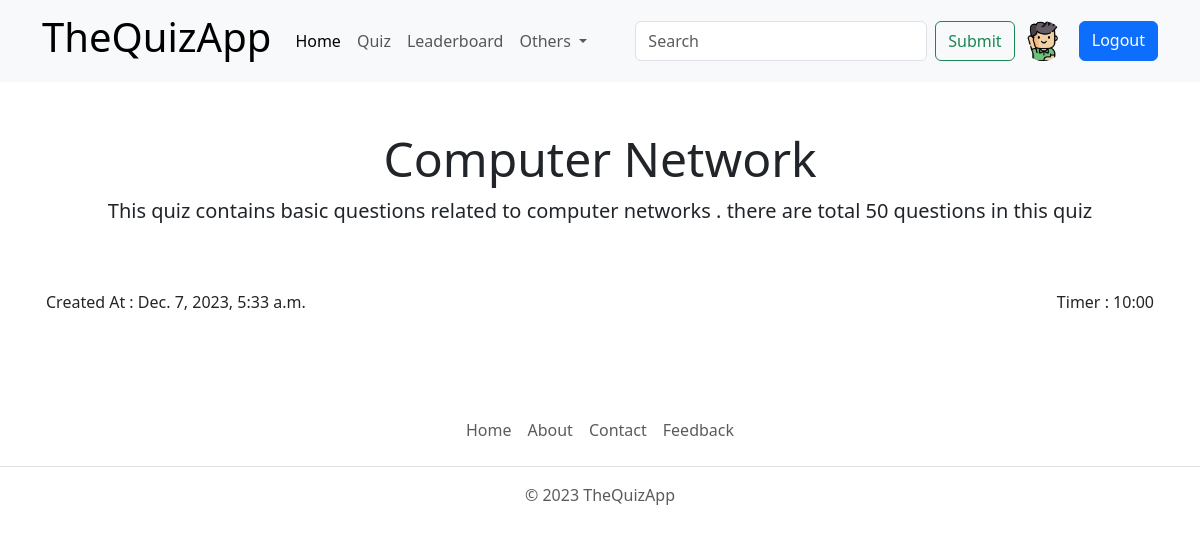
The app's page /quiz/2/ (signed in) with its own data.
### account/models.py (models this page shows)
class SignUpModel(User):
    bio = models.TextField(max_length=250,blank=True , null=True)
    profile_img = models.ImageField(upload_to='account/images', default='static/images/userprofile.png' ,blank=True , null=True)
    college_name = models.CharField(max_length=100)
    gender = models.CharField(max_length=6 , blank=True , null=True)

### quiz/models.py (models this page shows, shortened)
class Quiz(models.Model):
    title = models.CharField(max_length=255)
    description = models.TextField()
    category = models.ForeignKey(Category,on_delete=models.CASCADE)
    quiz_file =  models.FileField(upload_to='quiz/' , null=True , blank=True)
    created_at = models.DateTimeField(auto_now_add=True)  # this will add the date time of the quiz automatically whenever a new quiz is created
    updated_at = models.DateTimeField(auto_now = True) # this will add the date time of the quiz when the quiz is updated
    class Meta:
        verbose_name_plural = 'Quizzes'

### quiz/views.py (the view)
# urls.py: path('quiz/<int:quiz_id>/',views.quiz , name="quiz"),
def quiz(request , quiz_id):
    if request.user.is_authenticated:
        profile = SignUpModel.objects.get(username=request.user)
        quiz = Quiz.objects.filter(id=quiz_id).first()
        print(quiz)
        return render(request , 'quiz.html' , {"quiz":quiz , "profile":profile} )
    else:
        return HttpResponseRedirect('/signin/')

### templates/quiz.html (shortened to what this page needs)
{% extends "baseTemplates/index.html" %}
{% load static %}
{% block content %}
        <div class="container my-5">
            <h1 class="display-5 text-center">{{quiz.title}}</h1>
            <p class="text-center fs-5">{{quiz.description}}</p>
        </div>
        <div class="container p-3">
            <div class="row" >
                <div class="col-8"><p >Created At : {{quiz.created_at}}</p></div>
                <div class="col-4"><p class="text-end">Timer : 10:00</p></div>
            </div>
        </div>
        {% endblock content %}

### templates/baseTemplates/navbar.html (shortened to what this page needs)
    {% load static %}
    <nav class="navbar navbar-expand-lg bg-body-tertiary">
        <div class="container">
          <a class="navbar-brand" href="{% url "home" %}"><h1>TheQuizApp</h1></a>
          <div class="collapse navbar-collapse" id="navbarSupportedContent">
            <ul class="navbar-nav me-auto mb-2 mb-lg-0">
              <li class="nav-item">
                <a class="nav-link active" aria-current="page" href="{% url 'home' %}">Home</a>
              </li>
              <li class="nav-item">
                <a class="nav-link" href="{% url 'allquiz' %}">Quiz</a>
              </li>
              <li class="nav-item">
                <a class="nav-link" href="{% url 'leaderboard' %}">Leaderboard</a>
              </li>
              <li class="nav-item dropdown">
                <a class="nav-link dropdown-toggle" href="#" role="button" data-bs-toggle="dropdown" aria-expanded="false">
                  Others
                </a>
              </li>
            </ul>
            <form class="d-flex" role="search" method="GET" action="{% url 'search' " " %}">
              <input class="form-control me-2" name="q" type="search" placeholder="Search" aria-label="Search">
              <input class="btn btn-outline-success" type="submit">
              {% if request.user.is_authenticated %}
                <a href="{% url "profile" request.user.username %}" class="mx-2"><img src="{{profile.profile_img.url}}" alt="profile_img" class="img-fluid rounded-circle" height="75" width="75"></a>
                <a href="{% url "signout" %}" class="btn btn-primary ms-2">Logout</a>
              {% endif %}
            </form>
          </div>
        </div>
      </nav>

### records on screen
SignUpModel: profile_img (picture)
Quiz: title "Computer Network", description "This quiz contains basic questions related to computer networks . there are total 50 questions in this quiz", created_at "Dec. 7, 2023, 5:33 a.m."
